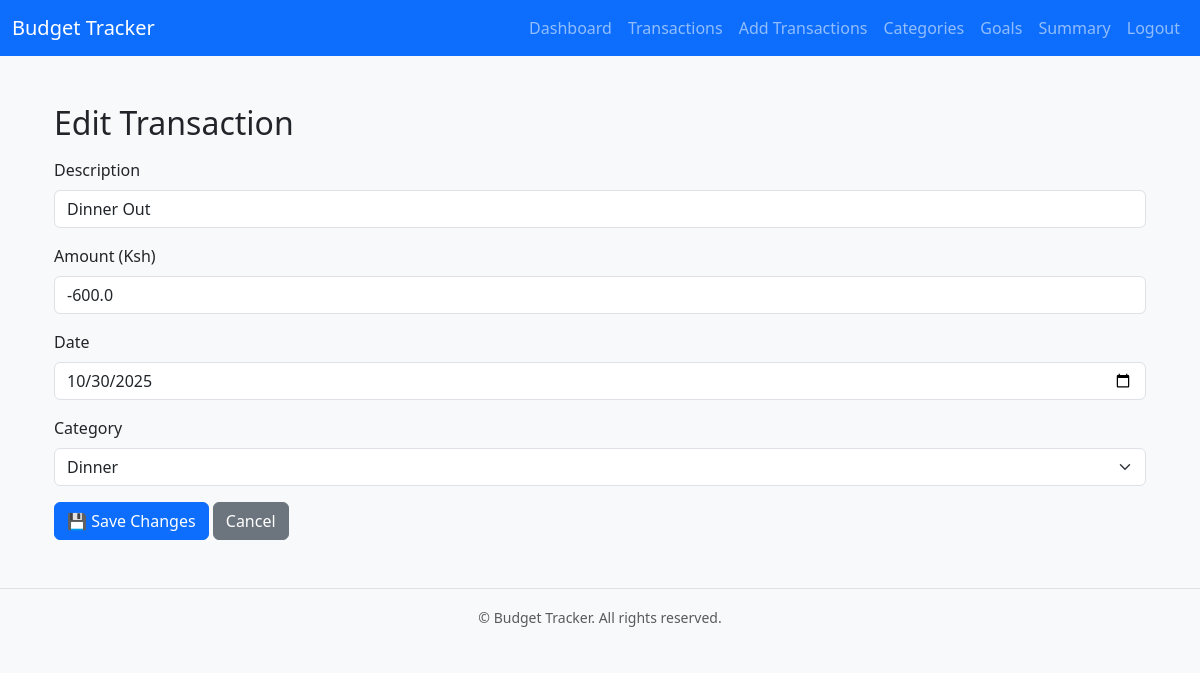
The page /transactions/edit/1 (signed in) on the database its author committed.
### app/models.py (models this page shows, shortened)
class Transaction(db.Model):
    id = db.Column(db.Integer, primary_key=True)
    date=db.Column(db.Date, default=datetime.utcnow)
    description = db.Column(db.String(120), nullable=False)
    amount = db.Column(db.Float, nullable=False)
    user_id = db.Column(db.Integer, db.ForeignKey('user.id', name='fk_trnsaction_user_id'), nullable=False)
    category_id = db.Column(db.Integer, db.ForeignKey('category.id', name='fk_transaction_category_id'), nullable=False)

### app/routes.py (the view, shortened to what this page needs)
@bp.route('/transactions/edit/<int:id>', methods=['GET', 'POST'])
@login_required
def edit_transaction(id):
    tx = Transaction.query.get_or_404(id)
    form = TransactionForm(obj=tx)  # prefill the form with the existing transaction data
    form.category_id.choices = [
    (c.id, c.name) for c in Category.query.filter_by(user_id=current_user.id).all()
]  # load category list
    return render_template('edit_transaction.html', form=form, transaction=tx)

### app/forms.py
class TransactionForm(FlaskForm):
    description = StringField('Description', validators=[DataRequired()])
    amount = FloatField('Amount (Ksh)', validators=[DataRequired(), NumberRange(min=-1000000, max=1000000)])
    date = DateField('Date', validators=[DataRequired()])
    category_id = SelectField('Category', coerce=int, validators=[DataRequired()])
    submit = SubmitField('Save Transaction')

### app/__init__.py (called while the page is built)
def create_app():
    app = Flask(__name__)
    app.config.from_object('config.Config')
    db.init_app(app)
    migrate.init_app(app, db)
    login_manager.init_app(app)
    from .models import User
    @login_manager.user_loader
    def load_user(user_id):
        return User.query.get(int(user_id))
    from app.auth.routes import bp as auth_bp
    app.register_blueprint(auth_bp, url_prefix='/auth')
    from app.routes import bp as main_bp
    app.register_blueprint(main_bp)
    return app

### app/templates/edit_transaction.html (shortened to what this page needs)
{% extends "base.html" %}
{% block content %}
<div class="container mt-4">
    <h2 class="mb-3">Edit Transaction</h2>
    <form method="POST">
        <div class="mb-3">
            {{ form.description.label(class="form-label") }}
            {{ form.description(class="form-control", placeholder="Description") }}
        </div>
        <div class="mb-3">
            {{ form.amount.label(class="form-label") }}
            {{ form.amount(class="form-control", placeholder="Amount (Ksh)") }}
        </div>
        <div class="mb-3">
            {{ form.date.label(class="form-label") }}
            {{ form.date(class="form-control") }}
        </div>
        <div class="mb-3">
            {{ form.category_id.label(class="form-label") }}
            {{ form.category_id(class="form-select") }}
        </div>
        <button type="submit" class="btn btn-primary">💾 Save Changes</button>
        <a href="{{ url_for('main.transactions') }}" class="btn btn-secondary">Cancel</a>
    </form>
</div>
{% endblock %}

### app/static/css/style.css (style rules this page uses)
body { font-family: 'segoe UI', sans-serif; }

### rows shown on the page
Transaction: description "Dinner Out", amount "-600.0", date "10/30/2025", category_id "Dinner"
